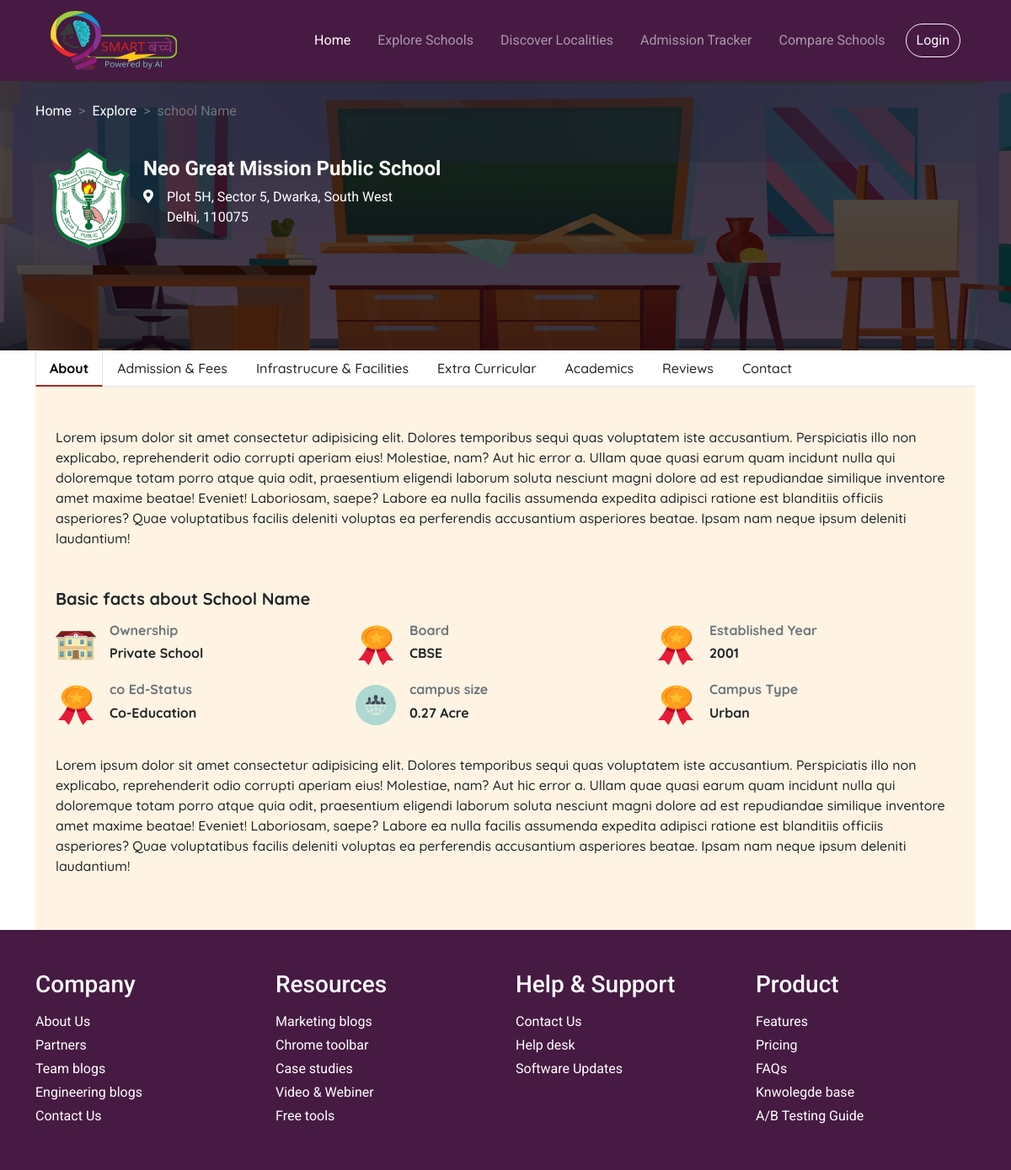
The app's page /explore/school/149 with its own data.
### schools/models.py (models this page shows, shortened)
class SchoolDetail(models.Model):
    school = models.ForeignKey(School, related_name='school', on_delete=models.CASCADE)
    phone_no = models.CharField(max_length=500)
    webiste = models.CharField(max_length=500)
    email = models.CharField(max_length=500)
    lab = models.CharField(max_length=500)
    year_of_establishment = models.CharField(max_length=500)
    campus_size = models.CharField(max_length=500)
    campus_type = models.CharField(max_length=500)
    class_type = models.CharField(max_length=500)
    boarding = models.CharField(max_length=500)
    infrasturcure = models.CharField(max_length=500)
    safty_and_security = models.CharField(max_length=500)
    advance_facilities = models.CharField(max_length=500)
    extra_curricular = models.CharField(max_length=500)
    sports_and_fitness = models.CharField(max_length=500)
    disabled_friendly = models.CharField(max_length=500)
    hall_of_fame = models.CharField(max_length=99999)
    gallery = models.CharField(max_length=99999)

class School(models.Model):
    school_name = models.CharField(max_length=500)
    school_image = models.CharField(max_length=999)
    address = models.CharField(max_length=500)
    board = models.CharField(max_length=50)
    co_ed_status = models.CharField(max_length=50)
    ownership = models.CharField(max_length=50)
    sf_ratio = models.CharField(max_length=50)
    class_offered = models.CharField(max_length=50)
    verified = models.BooleanField(default=False)

### schools/views.py (the view)
# urls.py: path('explore/school/<int:pk>', views.SchoolDetailView.as_view(), name='school_details'),
class SchoolDetailView(DetailView):
    model = SchoolDetail
    template_name = 'schools/school_detail.html'
    def get_context_data(self, **kwargs):
        context = super().get_context_data(**kwargs)
        return context

### schools/templatetags/str_to_arr.py (called while the page is built)
@register.filter # register the template filter with django
def str_to_arr(value): # Only one argument.
    return value.split(',')

### templates/schools/school_detail.html (shortened to what this page needs)
{% extends 'base.html' %}
{% load static %}
{% load str_to_arr %}
{% block body %}
<section class="school-name-hero pt-4">
    <div class="container">
        <div class="text-white">
            <nav aria-label="breadcrumb" class="d-inline">
                <ol class="breadcrumb">
                    <li class="breadcrumb-item"><a href="#" class="text-link">Home</a></li>
                    <li class="breadcrumb-item"><a href="#" class="text-link">Explore</a></li>
                    <li class="breadcrumb-item active" aria-current="page">school Name</li>
                </ol>
            </nav>
        </div>
        <div class="card d-inline-flex flex-row flex-no-wrap border-0 text-white" style="background: transparent">
            <div class="p-3 d-flex justify-content-center align-items-center">
                <img src="{% static 'assets/explore-page/school-logo.png' %}" alt="school-logo" class="school-logo">
            </div>
            <div class="d-flex flex-column justify-content-center align-items-start">
                <h4 class="fw-700 ">{{ object.school.school_name }}</h4>
                <p class="d-flex align-items-top gap-3">
                    <span><i class="fas fa-map-marker-alt"></i></span>
                    <span style="display:block; max-width: 70%;">{{ object.school.address }}</span>
                </p>
            </div>
        </div>
    </div>
</section>
<div class="container fm-quicksand">
    <ul class="nav nav-tabs" id="myTab" role="tablist">
        <li class="nav-item">
            <a class="nav-link link active fw-500" id="about-tab" data-toggle="tab" href="#about" role="tab"
                aria-controls="about" aria-selected="true">About</a>
        </li>
        <li class="nav-item">
            <a class="nav-link link fw-500" id="admission-tab" data-toggle="tab" href="#admission" role="tab"
                aria-controls="admission" aria-selected="false">Admission & Fees</a>
        </li>
        <li class="nav-item">
            <a class="nav-link link fw-500" id="infrastrucure-tab" data-toggle="tab" href="#infrastrucure" role="tab"
                aria-controls="infrastrucure" aria-selected="false">Infrastrucure & Facilities</a>
        </li>
        <li class="nav-item">
            <a class="nav-link link fw-500" id="extra-tab" data-toggle="tab" href="#extra" role="tab"
                aria-controls="extra" aria-selected="false">Extra Curricular</a>
        </li>
        <li class="nav-item">
            <a class="nav-link link fw-500" id="academics-tab" data-toggle="tab" href="#academics" role="tab"
                aria-controls="academics" aria-selected="false">Academics</a>
        </li>
        <li class="nav-item">
            <a class="nav-link link fw-500" id="reviews-tab" data-toggle="tab" href="#reviews" role="tab"
                aria-controls="reviews" aria-selected="true">Reviews</a>
        </li>
        <li class="nav-item">
            <a class="nav-link link fw-500" id="contact-tab" data-toggle="tab" href="#contact" role="tab"
                aria-controls="contact" aria-selected="false">Contact</a>
        </li>
    </ul>
    <div class="tab-content" id="myTabContent">
        <div class="tab-pane fade show active" id="about" role="tabpanel" aria-labelledby="about-tab">
            <section class="p-0">
                <div style="background: #FFF4E3;" class="py-5 px-4">
                    <p class="fw-500">Lorem ipsum dolor sit amet consectetur adipisicing elit. Dolores temporibus
                        sequi quas
                        voluptatem iste accusantium. Perspiciatis illo non explicabo, reprehenderit odio corrupti
                        aperiam eius! Molestiae, nam? Aut hic error a.
                        Ullam quae quasi earum quam incidunt nulla qui doloremque totam porro atque quia odit,
                        praesentium eligendi laborum soluta nesciunt magni dolore ad est repudiandae similique
                        inventore amet maxime beatae! Eveniet!
                        Laboriosam, saepe? Labore ea nulla facilis assumenda expedita adipisci ratione est
                        blanditiis officiis asperiores? Quae voluptatibus facilis deleniti voluptas ea perferendis
                        accusantium asperiores beatae. Ipsam nam neque ipsum deleniti laudantium!
                    </p>
                    <h5 class="fw-700 mt-5">Basic facts about School Name</h5>
                    <div class="grid-3 mb-4">
                        <div class="d-flex flex-row gap-3 align-items-center my-2">
                            <img height="48px" width="48px"
                                src="{% static 'assets/school-name-page/school-type.svg' %}">
                            <div>
                                <h6 class="fw-700 text-muted">Ownership</h6>
                                <h6 class="fw-700">{{ object.school.ownership }} School</h6>
                            </div>
                        </div>
                        <div class="d-flex flex-row gap-3 align-items-center my-2">
                            <img height="48px" width="48px"
                                src="{% static 'assets/school-name-page/establish-badge.svg' %}">
                            <div>
                                <h6 class="fw-700 text-muted">Board</h6>
                                <h6 class="fw-700">
                                    {{ object.school.board}}
                                </h6>
                            </div>
                        </div>
                        <div class="d-flex flex-row gap-3 align-items-center my-2">
                            <img height="48px" width="48px"
                                src="{% static 'assets/school-name-page/establish-badge.svg' %}">
                            <div>
                                <h6 class="fw-700 text-muted">Established Year</h6>
                                <h6 class="fw-700">{{ object.year_of_establishment }}</h6>
                            </div>
                        </div>
                        <div class="d-flex flex-row gap-3 align-items-center my-2">
                            <img height="48px" width="48px"
                                src="{% static 'assets/school-name-page/establish-badge.svg' %}">
                            <div>
                                <h6 class="fw-700 text-muted">co Ed-Status</h6>
                                <h6 class="fw-700">{{ object.school.co_ed_status }}</h6>
                            </div>
                        </div>
                        <div class="d-flex flex-row gap-3 align-items-center my-2">
                            <img height="48px" width="48px" src="{% static 'assets/school-name-page/management.svg' %}">
                            <div>
                                <h6 class="fw-700 text-muted">campus size</h6>
                                <h6 class="fw-700">{{object.campus_size}}</h6>
                            </div>
                        </div>
                        <div class="d-flex flex-row gap-3 align-items-center my-2">
                            <img height="48px" width="48px"
                                src="{% static 'assets/school-name-page/establish-badge.svg' %}">
                            <div>
                                <h6 class="fw-700 text-muted">Campus Type</h6>
                                <h6 class="fw-700">{{ object.campus_type }}</h6>
                            </div>
                        </div>
                    </div>
                    <p class="fw-500">Lorem ipsum dolor sit amet consectetur adipisicing elit. Dolores temporibus
                        sequi quas
                        voluptatem iste accusantium. Perspiciatis illo non explicabo, reprehenderit odio corrupti
                        aperiam eius! Molestiae, nam? Aut hic error a.
                        Ullam quae quasi earum quam incidunt nulla qui doloremque totam porro atque quia odit,
                        praesentium eligendi laborum soluta nesciunt magni dolore ad est repudiandae similique
                        inventore amet maxime beatae! Eveniet!
                        Laboriosam, saepe? Labore ea nulla facilis assumenda expedita adipisci ratione est
                        blanditiis officiis asperiores? Quae voluptatibus facilis deleniti voluptas ea perferendis
                        accusantium asperiores beatae. Ipsam nam neque ipsum deleniti laudantium!
                    </p>
                </div>
            </section>
        </div>
    </div>
</div>
{% endblock %}

### static/css/styles.css (style rules this page uses)
*, *::before, *::after { box-sizing: border-box; }
:root { --black-berry: #480032; --wine-berry: #461a42; --pizza: #fb9300; --lavender-rose: #fc92e3; --bahama-blue: #005792; --mariner: #2978b5; --cerise-red: #e31b6d; --roof-terracotta: #b62121; --cherub: #fae1e1; --placeholder: #c4c4c4; --card-body: #e2edf6; }
.grid-3 { display: grid; grid-template-columns: 1fr 1fr 1fr; }
.text-link { text-decoration: none; color: inherit; }
.breadcrumb-item + .breadcrumb-item::before { float: left; padding-right: 0.5rem; color: #6c757d; content: var(--bs-breadcrumb-divider, ">"); }
.fm-quicksand, .section-title { font-family: "Quicksand", sans-serif; }
.fw-500 { font-weight: 500; }
.fw-700 { font-weight: 700; }
section { padding: 60px 0px; }
body { font-family: "Roboto", sans-serif; }
.link { position: relative; text-decoration: none; color: inherit; transition: color 0.5s; }
.link::after { position: absolute; top: 100%; content: ""; width: 0px; height: 2px; background: var(--cerise-red); right: 0; -webkit-transition: width 0.3s cubic-bezier(0.37, 0, 0.21, 1.02), 0.3s background; transition: width 0.3s cubic-bezier(0.37, 0, 0.21, 1.02), 0.3s background; }
.school-name-hero { position: relative; overflow: hidden; height: 40vh; background: rgba(0, 0, 0, 0.7); }
.school-name-hero::after { background: url("../assets/school-name-page/school-name-bg.svg") no-repeat center center; position: absolute; content: ""; top: 0; left: 0; bottom: 0; right: 0; z-index: -1; }
.school-logo { height: 120px; }
.nav-tabs .nav-item.show .nav-link, .nav-tabs .nav-link.active { color: #000; font-weight: 700; border-bottom: 2px solid var(--roof-terracotta); }

### records on screen
SchoolDetail: school.school_name "Neo Great Mission Public School", school.address "Plot 5H, Sector 5, Dwarka, South West Delhi, 110075", school.ownership "Private", school.board "CBSE", year_of_establishment "2001", school.co_ed_status "Co-Education", campus_size "0.27 Acre", campus_type "Urban"
